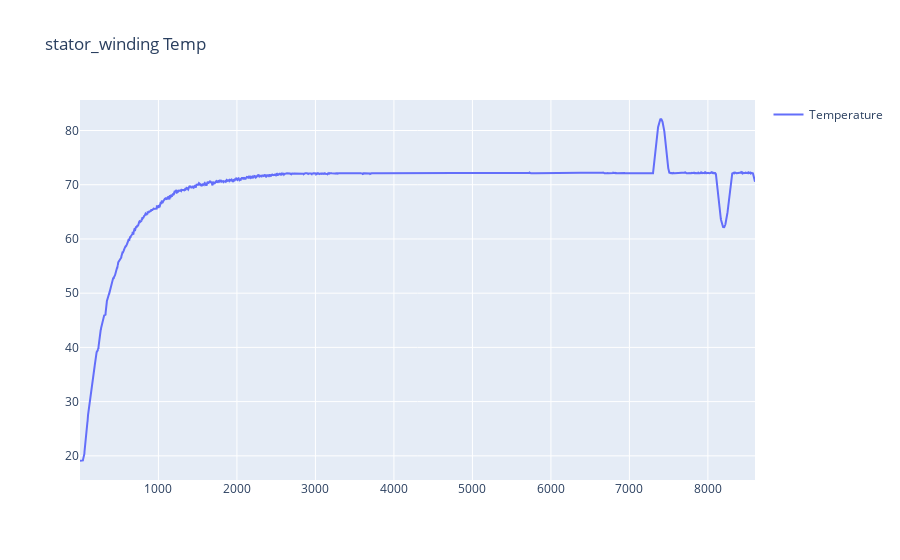

Write notebook code for a chart like this one.
### Code cell
### Visualize data
fig = go.Figure()
fig.add_trace(go.Scatter(x=df['data_point'], y=df['stator_winding'], name='Temperature'))
fig.update_layout(showlegend=True, title='stator_winding Temp')
fig.show()

### Figure 1 — Plotly figure (JSON) as saved in the notebook; plotly's stock layout.template omitted (floating-point values rounded to 4 significant figures; data arrays with more than 128 entries replaced by an {"elided": "..."} marker saying what was removed)
{"data": [{"name": "Temperature", "type": "scatter", "x": {"elided": "8600 int values"}, "y": {"elided": "8600 float values"}}], "layout": {"showlegend": true, "title": {"text": "stator_winding Temp"}}}
